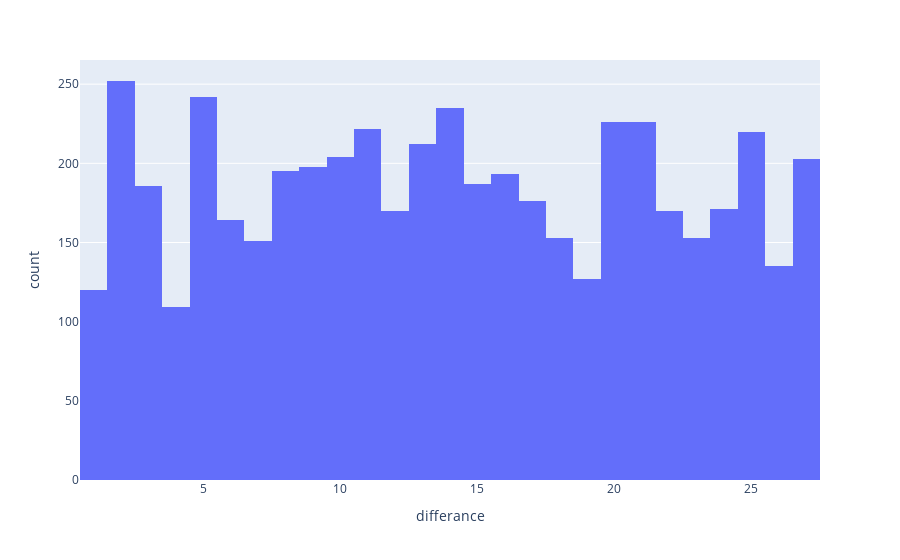

This figure's notebook cell:
### Code cell
px.histogram(spoc, x='differance')

### Figure 1 — Plotly figure (JSON) as saved in the notebook; plotly's stock layout.template omitted (floating-point values rounded to 4 significant figures; data arrays with more than 128 entries replaced by an {"elided": "..."} marker saying what was removed)
{"data": [{"alignmentgroup": "True", "bingroup": "x", "hovertemplate": "differance=%{x}<br>count=%{y}<extra></extra>", "legendgroup": "", "marker": {"color": "#636efa", "pattern": {"shape": ""}}, "name": "", "offsetgroup": "", "orientation": "v", "showlegend": false, "type": "histogram", "x": {"elided": "5000 int values"}, "xaxis": "x", "yaxis": "y"}], "layout": {"barmode": "relative", "legend": {"tracegroupgap": 0}, "margin": {"t": 60}, "xaxis": {"anchor": "y", "domain": [0, 1], "title": {"text": "differance"}}, "yaxis": {"anchor": "x", "domain": [0, 1], "title": {"text": "count"}}}}
